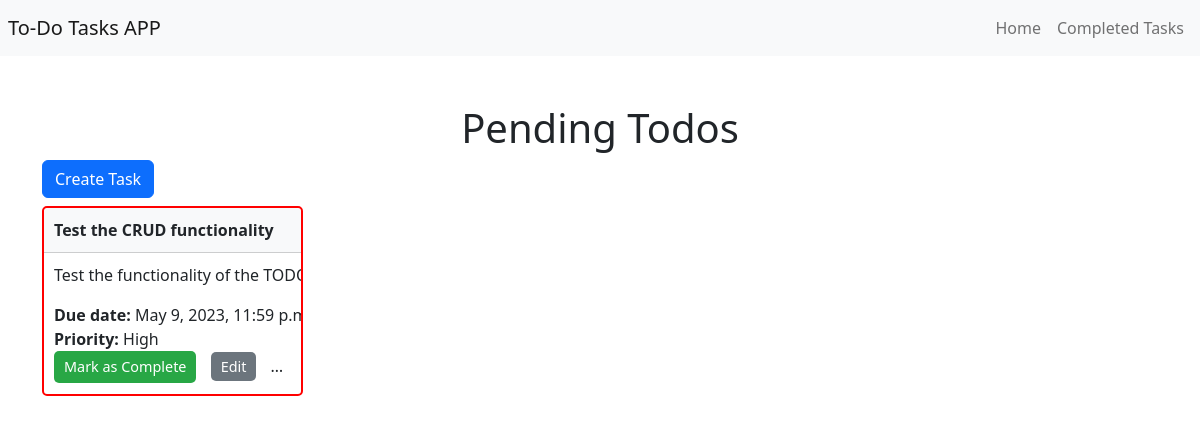
The page / on the database its author committed.
### todo/models.py (models this page shows, shortened)
class Task(models.Model):
    HIGH = 'H'
    MEDIUM = 'M'
    LOW = 'L'
    PRIORITY_CHOICES = [
        (HIGH, 'High'),
        (MEDIUM, 'Medium'),
        (LOW, 'Low'),
    ]
    title = models.CharField(max_length=200)
    description = models.TextField()
    due_date = models.DateTimeField(default=timezone.now)
    priority = models.CharField(max_length=1, choices=PRIORITY_CHOICES, default=MEDIUM)
    completed = models.BooleanField(default=False)

### todo/views.py (the view)
# urls.py: path('', views.task_list, name='task_list'),
def task_list(request):
    tasks = Task.objects.filter(completed=False).order_by('due_date', 'priority')
    return render(request, 'todo/task_list.html', {'tasks': tasks})

### todo/templates/todo/task_list.html (shortened to what this page needs)
{% extends "todo/base.html" %}
{% load static %}
{% block content %}
  <h1 style="text-align:center;">Pending Todos</h1>
  <button type="button" class="btn btn-primary" data-bs-toggle="modal" data-bs-target="#createTaskModal">
    Create Task
  </button>
  <div class="row row-tasks" id="row-tasks">
    {% for task in tasks %}
      <div class="col-sm-6 col-md-4 col-lg-3 my-2 " data-task-id="{{ task.id }}">
        <div class="card tasks-card {% if task.priority == 'H' %}high-priority{% elif task.priority == 'M' %}medium-priority{% else %}low-priority{% endif %}" >
        <div class="card-header">{{ task.title }}</div>
          <div class="card-body card-body-overflow" style="padding:10px;">
            <p class="card-text">{{ task.description }}</p>
            <p class="card-text" style="margin-bottom:0;"><strong>Due date:</strong> {{ task.due_date }}</p>
            <p class="card-text" style="margin-bottom:0;"><strong>Priority:</strong> {{ task.get_priority_display }}</p>
            <form method="post" action="{% url 'todo:completed_tasks' %}" style="display:inline-block; margin-right:10px;">
              <button type="submit" style="padding:5px 10px; font-size:0.9rem; background-color:#28a745; color:#fff; border-radius:5px; border:none;" {% if task.completed %}disabled{% endif %}>Mark as Complete</button>
            </form>
            <a href="{% url 'todo:task_edit' task.id %}" style="padding:5px 10px; font-size:0.9rem; background-color:#6c757d; color:#fff; border-radius:5px; text-decoration:none; margin-right:10px;">Edit</a>
            <button type="button" class="btn btn-danger" data-bs-toggle="modal" data-bs-target="#deleteTaskModal"
            data-task-id="{{ task.id }}"
            style="padding:5px 10px; font-size:0.9rem; background-color:#dc3545; color:#fff; border-radius:5px; text-decoration:none;"
            >Delete</button>
          </div>
        </div>
      </div>
    {% empty %}
      <div class="col" style="text-align:center;">
        <p>No tasks yet.</p>
      </div>
    {% endfor %}
  </div>
{% endblock %}

### todo/static/todo/styles.css (style rules this page uses)
h1 { text-align: center; }
.card { border-radius: 5px; border-width: 2px; border-style: solid; }
.card-header { background-color: #f8f9fa; font-weight: bold; padding: 10px; }
.high-priority { border-color: red; }
.tasks-card { height: 190px; }
.card-body-overflow { overflow: hidden; text-overflow: ellipsis; white-space: nowrap; }

### rows shown on the page
Task: title "Test the CRUD functionality", description "Test the functionality of the T…", due_date "May 9, 2023, 11:59…", priority "High"
